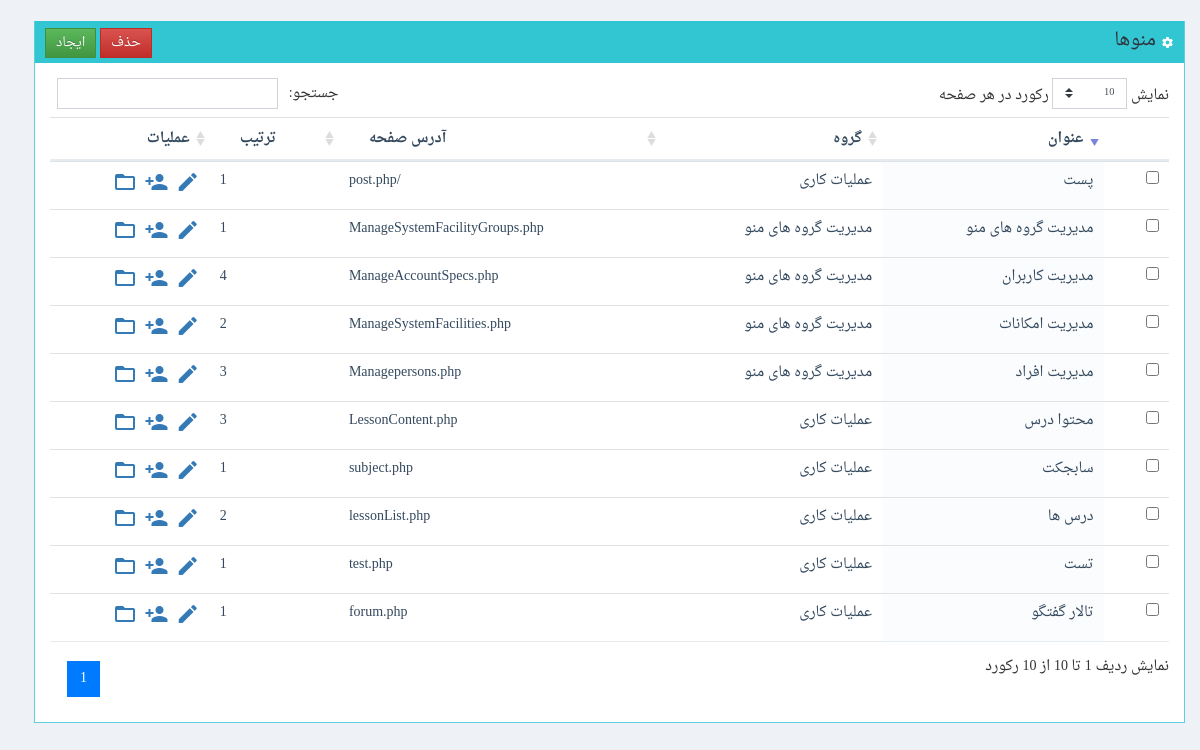
/www/sadaf/ManageSystemFacilities.php (signed in), run on the app's committed database.
### tables this page shows
CREATE TABLE `systemfacilities` (
  `FacilityID` int(11) NOT NULL AUTO_INCREMENT,
  `FacilityName` varchar(245) DEFAULT NULL,
  `GroupID` int(11) DEFAULT NULL,
  `OrderNo` int(11) DEFAULT NULL,
  `PageAddress` varchar(345) DEFAULT NULL,
  PRIMARY KEY (`FacilityID`)
);

CREATE TABLE `systemfacilitygroups` (
  `GroupID` int(11) NOT NULL AUTO_INCREMENT,
  `GroupName` varchar(145) DEFAULT NULL,
  `OrderNo` int(11) DEFAULT NULL,
  PRIMARY KEY (`GroupID`)
);

### www/shares/pdodb.class.php (called while the page is built, shortened)
<?php
class pdodb {
  private $dsn;
  private $pdo;
  static  $pdoinstance = false;
  private function __construct($_host = "", $_user = "", $_pass = "", $_default_db = "",$_driver="",$debug=self::DEBUG_MODE) {
    $this->dsn = "mysql:dbname=$_default_db;host=$_host";
  }
  public static function getInstance($_host = "", $_user = "", $_pass = "", $_default_db = "",$_driver="") {
    if ("" == $_driver)      $_driver = sys_config::$db_server['driver'];
    if ("" == $_host)        $_host = sys_config::$db_server['host'];
    if ("" == $_user)        $_user = sys_config::$db_server['user'];
    if ("" == $_pass)        $_pass = sys_config::$db_server['pass'];
    if ("" == $_default_db)  $_default_db = sys_config::$db_server['database'];
    if (!@pdodb::$pdoinstance[$_host.$_user.$_default_db]) {
      pdodb::$pdoinstance[$_host.$_user.$_default_db] = new pdodb($_host,$_user,$_pass,$_default_db,$_driver);
    }
    return pdodb::$pdoinstance[$_host.$_user.$_default_db];
  }
  private function connect($_driver = "", $_host = "", $_user = "", $_pass = "", $_default_db = "",$debug=self::DEBUG_MODE) {
    try{
      $this->pdo = new pdo($this->dsn , $_user , $_pass, array(PDO::MYSQL_ATTR_INIT_COMMAND =>  "SET NAMES utf8") );
      return $this->pdo;
    }
    catch (PDOException $e) {
      print (self::PDO_CONNECTION_ERROR);
      print ($e->getMessage());
      if ($debug) $this->backtrace();
      exit();
    }
  }
  function Execute($sqlstr,$fetch_mode=PDO::FETCH_ASSOC,$debug=self::DEBUG_MODE) {
    $trans = array(self::ARABIC_YA => self::PERSIAN_YA , self::ARABIC_KAF => self::PERSIAN_KAF);
    $this->statement = $this->pdo->query(strtr($sqlstr,$trans));
    $error_info = $this->pdo->errorInfo();
    return $this->statement;
  }
}
?>

### www/sadaf/classes/SystemFacilities.class.php (called while the page is built, shortened)
<?php
class manage_SystemFacilities
{
	static function GetList()
	{
		$mysql = pdodb::getInstance();
		$k=0;
		$ret = array();
		$query = "select SystemFacilities.FacilityID
				,SystemFacilities.FacilityName
				,SystemFacilities.GroupID
				,SystemFacilities.OrderNo
				,SystemFacilities.PageAddress
			, l2.GroupName  as l2_GroupName  from sadaf.SystemFacilities
			LEFT JOIN sadaf.SystemFacilityGroups  l2 on (l2.GroupID=SystemFacilities.GroupID)
			order by l2.OrderNo, SystemFacilities.OrderNo ";
		$res = $mysql->Execute($query);
		while($rec=$res->fetch())
		{
			$ret[$k] = new be_SystemFacilities();
			$ret[$k]->FacilityID=$rec["FacilityID"];
			$ret[$k]->FacilityName=$rec["FacilityName"];
			$ret[$k]->GroupID=$rec["GroupID"];
			$ret[$k]->GroupID_Desc=$rec["l2_GroupName"];
			$ret[$k]->OrderNo=$rec["OrderNo"];
			$ret[$k]->PageAddress=$rec["PageAddress"];
			$k++;
		}
		return $ret;
	}
}
?>

### www/sadaf/ManageSystemFacilities.php (the view, shortened to what this page needs)
<?php
include("classes/SystemFacilities.class.php");
HTMLBegin();
?>
<form method="post" id="f1" name="f1" >
<div class="container-fluid">
</form>
<?php
$res = manage_SystemFacilities::GetList();
?>
<br>
		<div class="portlet box green">
		<div class="portlet-title">
			<div class="actions">
				<input type="button" class="btn btn-success btn-sm" onclick="javascript: ResetForm(); $('#DataEntryForm').modal();" value="ایجاد">
				<input type="button" class="btn btn-danger btn-sm" data-toggle="confirmation"
					data-btn-ok-label="بلی"
					data-btn-ok-class="btn-success"
				data-btn-ok-icon-class="material-icons" data-btn-ok-icon-content="check"
				data-btn-cancel-label="خیر" data-btn-cancel-class="btn-danger"
				data-btn-cancel-icon-class="material-icons" data-btn-cancel-icon-content="close"
				data-title="آیا مطمئن هستید؟" data-content=""
				value="حذف">
			</div>
			<div class="caption font-dark">
			<i class="material-icons">settings</i>
				منوها
			</div>
		</div>
		<div class="portlet-body">
			<form id="ListForm" name="ListForm" method="post">
			<table id="FacilityListTable" class="table ">
			<thead>
				<th>&nbsp;</th>
				<th>عنوان</th>
				<th>گروه</th>
				<th>آدرس صفحه</th>
				<th>ترتیب</th>
				<th>عملیات</th>
			</thead>
			<tbody>
			<?
			for($k=0; $k<count($res); $k++)
			{
				echo "<tr>";
				echo "<td>";
				echo "<input type=\"checkbox\" name=\"ch_".$res[$k]->FacilityID."\">";
				echo "</td>";
				echo "	<td>".htmlentities($res[$k]->FacilityName, ENT_QUOTES, 'UTF-8')."</td>";
				echo "	<td>".$res[$k]->GroupID_Desc."</td>";
				echo "	<td>".htmlentities($res[$k]->PageAddress, ENT_QUOTES, 'UTF-8')."</td>";
				echo "	<td>".htmlentities($res[$k]->OrderNo, ENT_QUOTES, 'UTF-8')."</td>";
				echo "<td>";
				echo "<a href=\"javascript: SetRecordForUpdate(".$res[$k]->FacilityID.");\" >";
				echo "<i class='material-icons' data-toggle=\"tooltip\" data-placement=\"top\" title=\"ویرایش\" >edit</i>";
				echo "</a>";
				echo "<a  href='javascript: void(0)' onclick='ShowUsersList(".$res[$k]->FacilityID .")'>";
				echo "<i class='material-icons' data-toggle=\"tooltip\" data-placement=\"top\" title=\"کاربران\" >person_add</i>";
				echo "</a>";
				echo "<a  target=\"_blank\" href='ManageFacilityPages.php?FacilityID=".$res[$k]->FacilityID ."'>";
				echo "<i class='material-icons' data-toggle=\"tooltip\" data-placement=\"top\" title=\"صفحات\" >folder_open</i>";
				echo "</a>";
				echo "</td>";
				echo "</tr>";
			}
			?>
			</tbody>
			</table>
		</div>
	</div>
</html>

### www/shares/UI.inc.php (shortened to what this page needs)
<?php
	function HTMLBegin($bgcolor = '#C8DEF0')
	{
		echo "<!doctype html>
		<html lang=\"en\">
		  <head>
			<meta charset=\"utf-8\">
			<meta name=\"viewport\" content=\"width=device-width, initial-scale=1, shrink-to-fit=no\">
			<link rel=\"stylesheet\" href=\"css/bootstrap.css\">
			<link rel=\"stylesheet\" href=\"css/font-awesome.min.css\">
			<link rel=\"stylesheet\" href=\"css/lessonContent.css\">
			<link rel=\"stylesheet\" href=\"css/jquery-ui.css\">
			<link rel=\"stylesheet\" href=\"css/bootstrap-theme.css\" />
			<link href=\"plugins/datatables/datatables.css\" rel=\"stylesheet\" type=\"text/css\" />
			<link href=\"plugins/datatables/plugins/bootstrap/datatables.bootstrap-rtl.css\" rel=\"stylesheet\" type=\"text/css\" />
			<link rel=\"stylesheet\" href=\"css/jquery.Bootstrap-PersianDateTimePicker.css\" />
			<link rel=\"stylesheet\" href=\"css/bootstrap-switch.css\" />
			<link rel=\"stylesheet\" href=\"css/components-rtl.css\" />
			<link rel=\"stylesheet\" href=\"css/plugins-rtl.css\" />
			<link rel=\"stylesheet\" href=\"css/lab.css\" />
			<script src=\"js/jquery-3.3.1.min.js\"></script>
			<script src=\"js/popper.min.js\"></script>
			<script src=\"js/bootstrap.min.js\"></script>
			<script src=\"js/jquery-ui.js\"></script>
			<script src=\"js/jquery.dataTables.min.js\"></script>
			<script src=\"js/dataTables.bootstrap4.min.js\"></script>
			<script src=\"js/bootstrap-confirmation.min.js\"></script>
			<script src=\"js/bootstrap-switch.min.js\"></script>
			<script src=\"js/general-sadaf.js\"></script>
			<title></title>
		  </head>
		<body class='page-content'>";
	}
?>

### www/sadaf/css/plugins-rtl.css (style rules this page uses)
table.dataTable thead th, table.dataTable thead td { padding: 10px 20px; border-bottom: 2px solid #e7ecf1; outline: none !important; }
table.dataTable.no-footer { border-bottom-color: #e7ecf1; }
table.dataTable td.sorting_1, table.dataTable td.sorting_2, table.dataTable td.sorting_3, table.dataTable th.sorting_1, table.dataTable th.sorting_2, table.dataTable th.sorting_3 { background: #fbfcfd !important; }
table.dataTable thead .sorting, table.dataTable thead .sorting_asc, table.dataTable thead .sorting_desc, table.dataTable thead .sorting_asc_disabled, table.dataTable thead .sorting_desc_disabled { cursor: pointer; }
table.dataTable thead .sorting:after, table.dataTable thead .sorting_asc:after, table.dataTable thead .sorting_desc:after, table.dataTable thead .sorting_asc_disabled:after, table.dataTable thead .sorting_desc_disabled:after { display: none; }
table.dataTable thead .sorting { background: url("../images/sort_both.png") no-repeat center right; }
table.dataTable thead .sorting_desc { background: url("../images/sort_desc.png") no-repeat center right; }

### www/sadaf/css/lab.css (style rules this page uses)
* { font-family:DroidNaskh,verdana,tahoma }
.material-icons { font-family: 'Material Icons'; font-weight: normal; font-style: normal; font-size: 24px; line-height: 1; letter-spacing: normal; text-transform: none; display: inline-block; white-space: nowrap; word-wrap: normal; direction: ltr; -moz-font-feature-settings: 'liga'; -moz-osx-font-smoothing: grayscale; }
table { direction: rtl; }
.align-left { text-align:left }
.page-content { background: #eef1f5; margin-right: 0px; margin-left: 19px; margin-top: 0px; margin-bottom: 0px; }

### data on the page
systemfacilities: FacilityName "مدیریت گروه های منو", GroupID_Desc "مدیریت گروه های منو", PageAddress "ManageSystemFacilityGroups.php", OrderNo "1"
systemfacilities: FacilityName "مدیریت امکانات", GroupID.GroupName "مدیریت گروه های منو", PageAddress "ManageSystemFacilities.php", OrderNo "2"
systemfacilities: FacilityName "مدیریت افراد", GroupID.GroupName "مدیریت گروه های منو", PageAddress "Managepersons.php", OrderNo "3"
systemfacilities: FacilityName "مدیریت کاربران", GroupID.GroupName "مدیریت گروه های منو", PageAddress "ManageAccountSpecs.php", OrderNo "4"
systemfacilities: FacilityName "تست", GroupID.GroupName "عملیات کاری", PageAddress "test.php", OrderNo "1"
systemfacilities: FacilityName "تالار گفتگو", GroupID.GroupName "عملیات کاری", PageAddress "forum.php", OrderNo "1"
systemfacilities: FacilityName "سابجکت", GroupID.GroupName "عملیات کاری", PageAddress "subject.php", OrderNo "1"
systemfacilities: FacilityName "پست", GroupID.GroupName "عملیات کاری", PageAddress "/post.php", OrderNo "1"
systemfacilities: FacilityName "درس ها", GroupID.GroupName "عملیات کاری", PageAddress "lessonList.php", OrderNo "2"
systemfacilities: FacilityName "محتوا درس", GroupID.GroupName "عملیات کاری", PageAddress "LessonContent.php", OrderNo "3"
